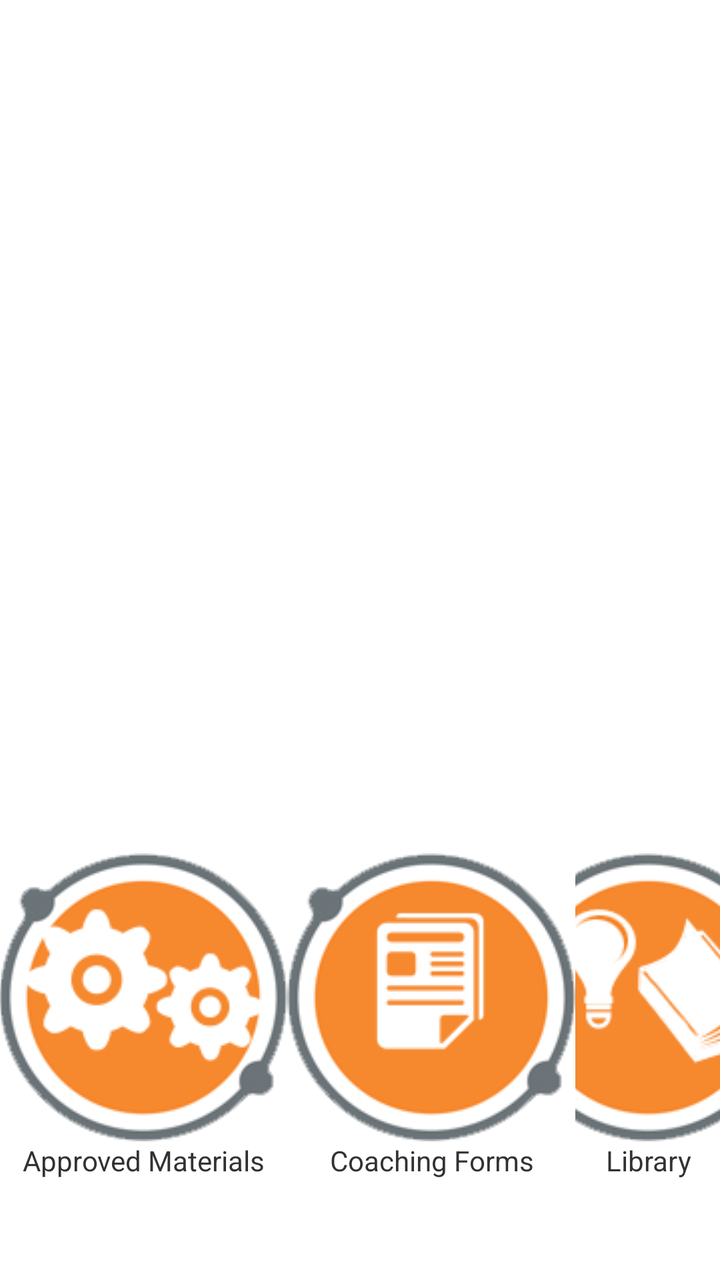
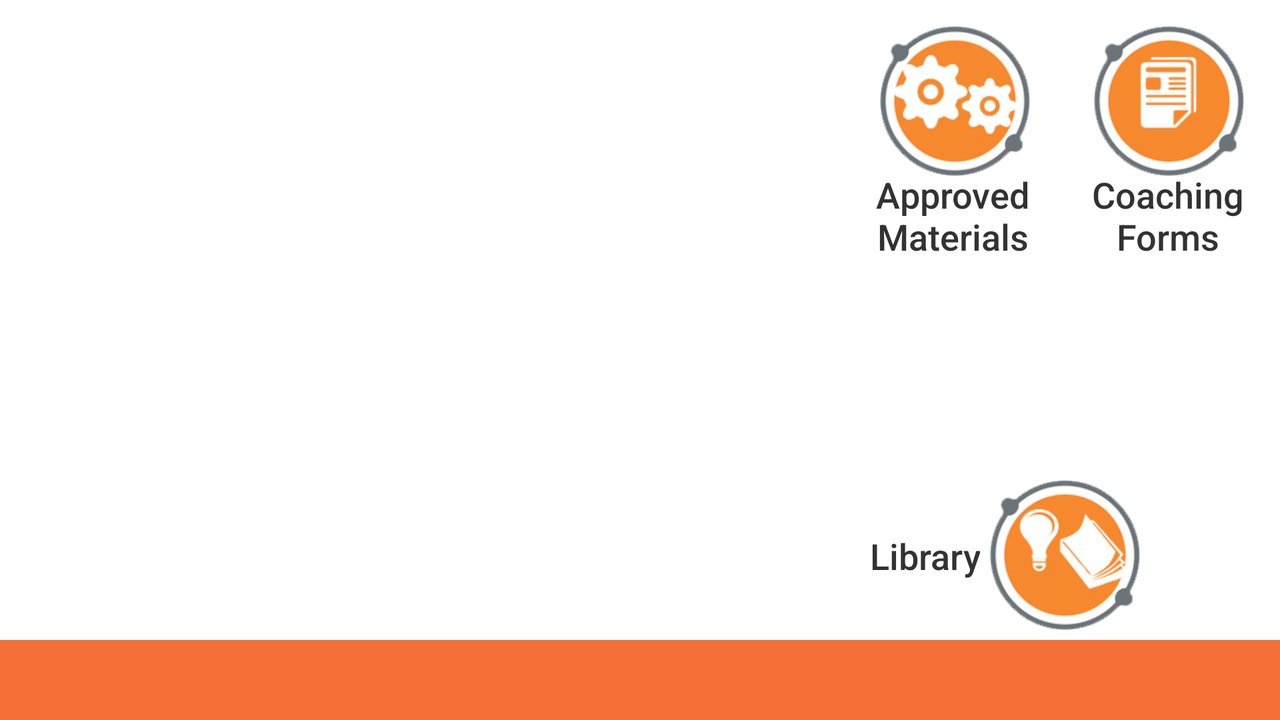

One screen, two layout resources from the same app: the default and the repository's alternative for another configuration. Each is rendered where Android would select it; the XML of both is given below.
<!-- AndroidManifest.xml: application theme AppTheme -->
<!-- res/layout/activity_knowledge_center.xml -->
<LinearLayout xmlns:android="http://schemas.android.com/apk/res/android"
    xmlns:tools="http://schemas.android.com/tools"
    android:layout_width="match_parent"
    android:layout_height="match_parent"
    android:orientation="vertical"
    android:paddingBottom="@dimen/activity_vertical_margin"
    android:paddingLeft="@dimen/activity_horizontal_margin"
    android:paddingRight="@dimen/activity_horizontal_margin"
    android:paddingTop="@dimen/activity_vertical_margin"
    android:weightSum="6"
    tools:context="com.insitehub.saleready_android.KnowledgeCenterActivity" >

    <GridView
        android:id="@+id/gridview_assigned_asset"
        android:layout_width="wrap_content"
        android:layout_height="0dp"
        android:layout_weight="4"
        android:numColumns="2"
        android:text="@string/hello_world" />

    <LinearLayout
        android:layout_width="wrap_content"
        android:layout_height="0dp"
        android:layout_gravity="center_horizontal"
        android:layout_weight="2"
        android:orientation="horizontal" >

        <TextView
            android:id="@+id/approvedMaterials"
            android:layout_width="wrap_content"
            android:layout_height="wrap_content"
            android:drawableTop="@drawable/btn_selling_skills"
            android:gravity="center_horizontal"
            android:text="@string/approved_materials"
           />

        <TextView
            android:id="@+id/coachingForms"
            android:layout_width="wrap_content"
            android:layout_height="wrap_content"
            android:drawableTop="@drawable/btn_product_information"
            android:gravity="center_horizontal"
            android:text="@string/coaching_forms" />

        <TextView
            android:id="@+id/library"
            android:layout_width="wrap_content"
            android:layout_height="wrap_content"
            android:drawableTop="@drawable/btn_market_knowledge"
            android:gravity="center_horizontal"
            android:text="@string/library" />

    </LinearLayout>

</LinearLayout>
<!-- resources referenced by this layout -->
<resources>
  <!-- drawable btn_market_knowledge: png bitmap (drawable, 16585 bytes) -->
  <!-- drawable btn_product_information: png bitmap (drawable, 13291 bytes) -->
  <!-- drawable btn_selling_skills: png bitmap (drawable, 15371 bytes) -->
  <string name="approved_materials">Approved Materials</string>
  <string name="coaching_forms">Coaching Forms</string>
  <string name="hello_world">Hello world!</string>
  <string name="library">Library</string>
  <style name="AppTheme" parent="@android:style/Theme.Holo.Light.DarkActionBar">
          <item name="android:actionBarItemBackground">@drawable/action_bar_menu_item_selector</item>
          <item name="android:actionBarWidgetTheme">@style/AppTheme.Widget</item>
          <item name="android:windowBackground">@color/white</item>
          <item name="android:actionBarStyle">@style/ActionBarStyle</item>
          <item name="android:windowAnimationStyle">@style/MyAnimation.Activity</item>
          <item name="android:choiceMode">singleChoice</item>
      </style>
  <style name="AppTheme.Widget" parent="@android:style/Theme.Holo">
          <item name="android:popupMenuStyle">@style/ActionBarOverflowStyle</item>
      </style>
  <color name="white">#FFFFFF</color>
  <style name="ActionBarStyle" parent="@android:style/Widget.Holo.Light.ActionBar.Solid.Inverse">
          <item name="android:background">@color/orange</item>
          <item name="android:titleTextStyle">@style/ActionBarTextStyle</item>
      </style>
  <style name="MyAnimation.Activity" parent="@android:style/Animation.Activity">
          <item name="android:activityOpenEnterAnimation">@anim/slide_in_right</item>
          <item name="android:activityOpenExitAnimation">@anim/slide_holder</item>
          <item name="android:activityCloseEnterAnimation">@anim/slide_holder</item>
          <item name="android:activityCloseExitAnimation">@anim/slide_out_right</item>
      </style>
  <style name="ActionBarOverflowStyle" parent="@android:style/Widget.Holo.Light.ListPopupWindow">
          <item name="android:popupBackground">@drawable/menu_dropdown_panel</item>	
      </style>
  <color name="orange">#F36F36</color>
  <style name="ActionBarTextStyle" parent="@android:style/TextAppearance.DeviceDefault">
          <item name="android:textColor">@color/white</item>
      </style>
  <!-- drawable menu_dropdown_panel: png bitmap (drawable, 1301 bytes) -->
</resources>
<!-- res/layout-land/activity_knowledge_center.xml (the repository's variant of the layout above) -->
<!-- drawn on the phone turned sideways -->
<RelativeLayout xmlns:android="http://schemas.android.com/apk/res/android"
    xmlns:tools="http://schemas.android.com/tools"
    android:layout_width="match_parent"
    android:layout_height="match_parent"
    android:id="@+id/knowledge_center_main_wrapper"
    tools:context="com.insitehub.saleready_android.KnowledgeCenterActivity" >

    <GridView
        android:id="@+id/gridview_assigned_asset"
        android:layout_width="300dp"
        android:layout_height="182dp"
        android:layout_marginLeft="@dimen/activity_horizontal_margin"
        android:layout_marginRight="@dimen/activity_horizontal_margin"
        android:layout_marginTop="@dimen/activity_vertical_margin"
        android:numColumns="1"
        android:text="@string/hello_world" />

    <ImageView
        android:id="@+id/approved_materials_button"
        android:layout_width="75dp"
        android:layout_height="75dp"
        android:layout_alignParentRight="true"
        android:layout_marginRight="125dp"
        android:layout_marginTop="13dp"
        android:minHeight="?android:attr/listPreferredItemHeight"
        android:onClick="navigate"
        android:src="@drawable/btn_selling_skills" />

    <TextView
        android:id="@+id/approved_materials_text"
        style="@style/MainActivityTextStyle7"
        android:layout_width="wrap_content"
        android:layout_height="wrap_content"
        android:layout_alignParentRight="true"
        android:layout_alignParentTop="true"
        android:layout_marginRight="125dp"
        android:layout_marginTop="85dp"
        android:text="@string/approved_materials_text_2" />

    <ImageView
        android:id="@+id/coaching_forms_button"
        android:layout_width="75dp"
        android:layout_height="75dp"
        android:layout_alignParentRight="true"
        android:layout_alignTop="@+id/approved_materials_button"
        android:layout_marginRight="18dp"
        android:layout_marginTop="0dp"
        android:minHeight="?android:attr/listPreferredItemHeight"
        android:onClick="navigate"
        android:src="@drawable/btn_product_information" />

    <TextView
        android:id="@+id/coaching_forms_text"
        style="@style/MainActivityTextStyle7"
        android:layout_width="wrap_content"
        android:layout_height="wrap_content"
        android:layout_alignParentRight="true"
        android:layout_alignTop="@+id/approved_materials_text"
        android:layout_marginRight="18dp"
        android:text="@string/coaching_forms_text_2" />

    <ImageView
        android:id="@+id/library_button"
        android:layout_width="75dp"
        android:layout_height="75dp"
        android:layout_alignParentBottom="true"
        android:layout_alignParentRight="true"
        android:layout_marginBottom="45dp"
        android:layout_marginRight="70dp"
        android:minHeight="?android:attr/listPreferredItemHeight"
        android:onClick="navigate"
        android:src="@drawable/btn_market_knowledge" />

    <TextView
        android:id="@+id/library_text"
        style="@style/MainActivityTextStyle7"
        android:layout_width="wrap_content"
        android:layout_height="wrap_content"
        android:layout_alignParentBottom="true"
        android:layout_alignParentRight="true"
        android:layout_marginBottom="70dp"
        android:layout_marginRight="150dp"
        android:text="@string/library" />

    <ImageView
        android:id="@+id/bottom_bar"
        android:layout_width="match_parent"
        android:layout_height="?android:attr/actionBarSize"
        android:layout_alignParentBottom="true"
        android:src="@color/orange" />

</RelativeLayout>
<!-- resources referenced by the variant -->
<!-- as the phone turned sideways resolves them -->
<resources>
  <color name="orange">#F36F36</color>
  <!-- drawable btn_market_knowledge: png bitmap (drawable, 16585 bytes) -->
  <!-- drawable btn_product_information: png bitmap (drawable, 13291 bytes) -->
  <!-- drawable btn_selling_skills: png bitmap (drawable, 15371 bytes) -->
  <string name="approved_materials_text_2">Approved\nMaterials</string>
  <string name="coaching_forms_text_2">Coaching\nForms</string>
  <string name="hello_world">Hello world!</string>
  <string name="library">Library</string>
  <style name="MainActivityTextStyle7" parent="@android:style/TextAppearance.DeviceDefault.Medium">
  
          
          <item name="android:gravity">center</item>
          <item name="android:color">@color/grey</item>
      </style>
  <style name="AppTheme" parent="@android:style/Theme.Holo.Light.DarkActionBar">
          <item name="android:actionBarItemBackground">@drawable/action_bar_menu_item_selector</item>
          <item name="android:actionBarWidgetTheme">@style/AppTheme.Widget</item>
          <item name="android:windowBackground">@color/white</item>
          <item name="android:actionBarStyle">@style/ActionBarStyle</item>
          <item name="android:windowAnimationStyle">@style/MyAnimation.Activity</item>
          <item name="android:choiceMode">singleChoice</item>
      </style>
  <color name="grey">#DDDDDD</color>
  <style name="AppTheme.Widget" parent="@android:style/Theme.Holo">
          <item name="android:popupMenuStyle">@style/ActionBarOverflowStyle</item>
      </style>
  <color name="white">#FFFFFF</color>
  <style name="ActionBarStyle" parent="@android:style/Widget.Holo.Light.ActionBar.Solid.Inverse">
          <item name="android:background">@color/orange</item>
          <item name="android:titleTextStyle">@style/ActionBarTextStyle</item>
      </style>
  <style name="MyAnimation.Activity" parent="@android:style/Animation.Activity">
          <item name="android:activityOpenEnterAnimation">@anim/slide_in_right</item>
          <item name="android:activityOpenExitAnimation">@anim/slide_holder</item>
          <item name="android:activityCloseEnterAnimation">@anim/slide_holder</item>
          <item name="android:activityCloseExitAnimation">@anim/slide_out_right</item>
      </style>
  <style name="ActionBarOverflowStyle" parent="@android:style/Widget.Holo.Light.ListPopupWindow">
          <item name="android:popupBackground">@drawable/menu_dropdown_panel</item>	
      </style>
  <style name="ActionBarTextStyle" parent="@android:style/TextAppearance.DeviceDefault">
          <item name="android:textColor">@color/white</item>
      </style>
  <!-- drawable menu_dropdown_panel: png bitmap (drawable, 1301 bytes) -->
</resources>
